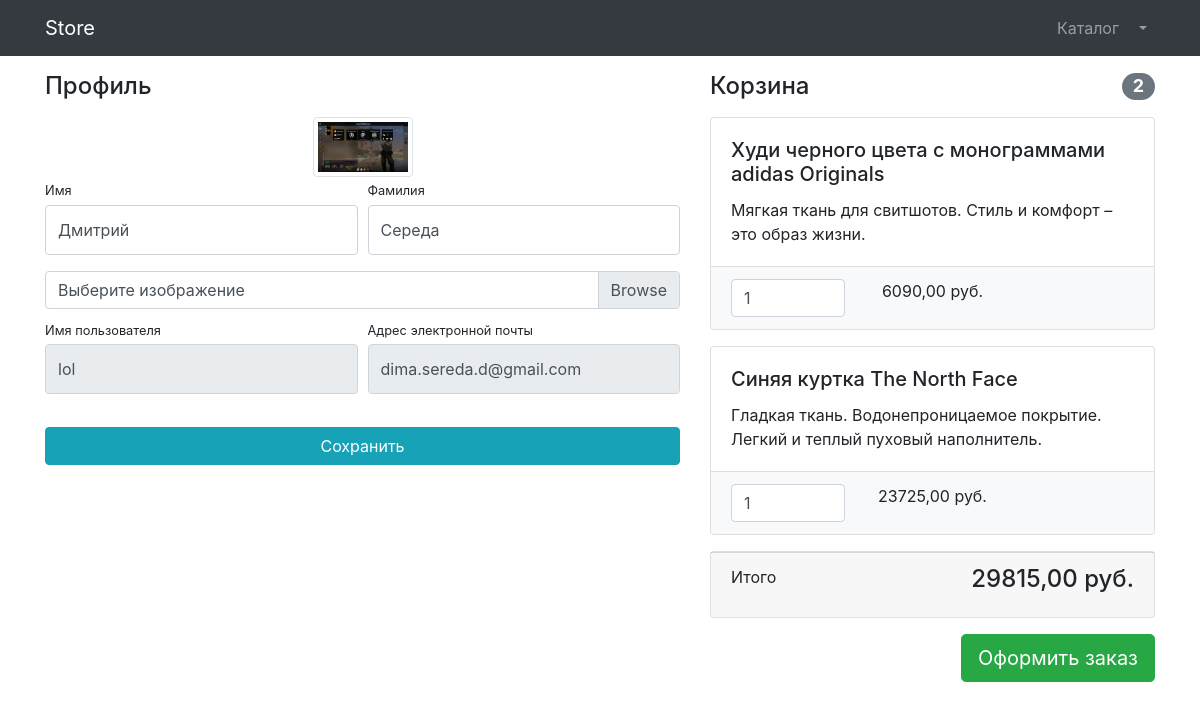
The page /users/profile/3 (signed in) on the database its author committed.
### user/models.py (models this page shows)
class User(AbstractUser):
    image = models.ImageField(upload_to='users_images', null=True, blank=True)
    is_verified_email = models.BooleanField(default=False)

### products/models.py (models this page shows, shortened)
class Basket(models.Model):
    user = models.ForeignKey(to=User, on_delete=models.CASCADE)
    products = models.ForeignKey(to=Product, on_delete=models.CASCADE)
    quantity = models.PositiveSmallIntegerField(default=0)
    created_timestamp = models.DateTimeField(auto_now_add=True)
    objects = BasketQuerySet.as_manager()
    class Meta:
        verbose_name = "корзину"
        verbose_name_plural = "Корзина"
    def sum(self):
        return self.products.price * self.quantity

class Product(models.Model):
    name = models.CharField(max_length=256)
    description = models.TextField()
    price = models.DecimalField(max_digits=10, decimal_places=2)
    quantity = models.PositiveIntegerField(default=0)
    image = models.ImageField(upload_to='products_images')
    category = models.ForeignKey(to=ProductCategory, on_delete=models.CASCADE)
    class Meta:
        verbose_name = "продукт"
        verbose_name_plural ="Продукт"

### user/views.py (the view, shortened to what this page needs)
# urls.py: path('profile/<int:pk>',login_required(views.UserProfileView.as_view()), name='profile'),
class UserProfileView(TitleMixin,UpdateView):
    model = User
    form_class = UserProfileForm
    template_name = 'user/profile.html'
    title = 'Store - Редактирование данных пользователя'

### user/forms.py
class UserProfileForm(UserChangeForm):
    first_name = forms.CharField(widget=forms.TextInput(attrs={'class': 'form-control py-4'}))
    last_name = forms.CharField(widget=forms.TextInput(attrs={'class': 'form-control py-4'}))
    image = forms.ImageField(widget=forms.FileInput(attrs={'class': 'custom-file-input'}), required=False)
    username = forms.CharField(widget=forms.TextInput(attrs={'class': 'form-control py-4', 'readonly': True}))
    email = forms.EmailField(widget=forms.TextInput(attrs={'class': 'form-control py-4', 'readonly': True}))
    class Meta:
        model = User()
        fields = ('first_name', 'last_name', 'image', 'username','email')

### common/views.py (called while the page is built)
    def get_context_data(self,**kwargs):
        context = super(TitleMixin, self).get_context_data(**kwargs)
        context['title'] = self.title
        return context

### products/context_processor.py (called while the page is built)
def basket(request):
    user = request.user
    return {"baskets": Basket.objects.filter(user=user) if user.is_authenticated else []}

### products/models.py (called while the page is built)
    def total_sum(self):
        return sum(basket.sum() for basket in self)

    def total_quantity(self):
        return sum(basket.quantity for basket in self)

### user/templates/user/profile.html (shortened to what this page needs)
{% extends 'products/base.html' %}
{% load static %}
{% block css %}
    <link href="{% static 'vendor/css/profile.css' %}" rel="stylesheet">
{% endblock %}
{% block content %}
<div class="container">
    <div class="row">
        <div class="col-lg-7">
            <h4 class="mt-3 mb-3">Профиль</h4>
            <div class="col-lg-12 text-center">
                <img width="100" height="100"
                    src="{% if user.image %} {{ user.image.url }} {% else %} {% static 'vendor\img\users\default_avatar.jpg' %}  {% endif %}"
                    class="img-thumbnail">
            </div>
            <form action="{% url 'user:profile' user.id %}" method="post" enctype="multipart/form-data">
                <div class="form-row">
                    <div class="col-lg-6">
                        <div class="form-group">
                            <label class="small mb-1" for="{{form.first_name.id_for_label }}">Имя</label>
                            {{ form.first_name }}
                        </div>
                    </div>
                    <div class="col-lg-6">
                        <div class="form-group">
                            <label class="small mb-1" for="{{form.last_name.id_for_label }}">Фамилия</label>
                            {{ form.last_name }}
                        </div>
                    </div>
                </div>
                <div class="form-row mb-2">
                    <div class="col-lg-12">
                        <div class="custom-file">
                            <label class="custom-file-label" for="{{form.image.id_for_label }}">Выберите изображение</label>
                        </div>
                    </div>
                </div>
                <div class="form-row">
                    <div class="col-lg-6">
                        <label class="small mb-1" for="{{form.username.id_for_label }}">Имя пользователя</label>
                        {{ form.username }}
                    </div>
                    <div class="col-lg-6">
                        <label class="small mb-1" for="{{form.email.id_for_label }}">Адрес электронной
                            почты</label>
                            {{ form.email }}
                    </div>
                </div>
                <div class="form-row">
                    <div class="col-lg-12" style="margin-top: 33px;">
                        <input class="btn btn-info btn-block" type="submit" value="Сохранить">
                    </div>
                </div>
            </form>
        </div>
       {% include "products/basket.html" %}
    </div>
</div>
{% endblock %}

### products/templates/products/basket.html (shortened to what this page needs)
 {% if baskets %}
    <div class="col-lg-5">
            <h4 class="mt-3 mb-3 d-flex justify-content-between align-items-center mb-3">
                Корзина <span class="badge badge-secondary badge-pill">{{ baskets.total_quantity }}</span>
            </h4>
        {% for basket in baskets %}
             <div class="card mb-3">
                <div class="card-body">
                    <h5 class="card-title">{{ basket.products.name }}</h5>
                    <p class="card-text">{{ basket.products.description }}</p>
                </div>
                <ul class="list-group list-group-flush">
                    <li class="list-group-item bg-light">
                        <div class="row text-center">
                            <div class="col-lg-4">
                                <input name="basketID" type="number" class="form-control"
                                    value="{{ basket.quantity }}" min="0">
                            </div>
                            <div class="col-lg-4">{{ basket.sum }} руб.</div>
                            <div class="col-lg-4">
                            </div>
                        </div>
                    </li>
                </ul>
            </div>
        {% endfor %}
            <div class="card mb-3">
                <div class="card-footer">
                    <p class="float-left">Итого</p>
                    <h4 class="float-right">{{ baskets.total_sum }} руб.</h4>
                </div>
            </div>
            <a class="btn btn-success btn-lg float-right" href="../orders/order-create.html">
                Оформить заказ
            </a>
        </div>
 {% else %}
    <h4 class="card-body text-center">
                Корзина пуста
            </h4>
 {% endif %}

### rows shown on the page
User: image (picture), first_name "Дмитрий", last_name "Середа", username "lol", email "dima.sereda.d@gmail.com"
Basket: total_quantity "2", products.name "Худи черного цвета с монограммами adidas Originals", products.description "Мягкая ткань для свитшотов. Стиль и комфорт – это образ жизни.", basketID "1", sum "6090,00", total_sum "29815,00"
Basket: products.name "Синяя куртка The North Face", products.description "Гладкая ткань. Водонепроницаемое покрытие. Легкий и теплый пуховый наполнитель.", basketID "1", sum "23725,00"
